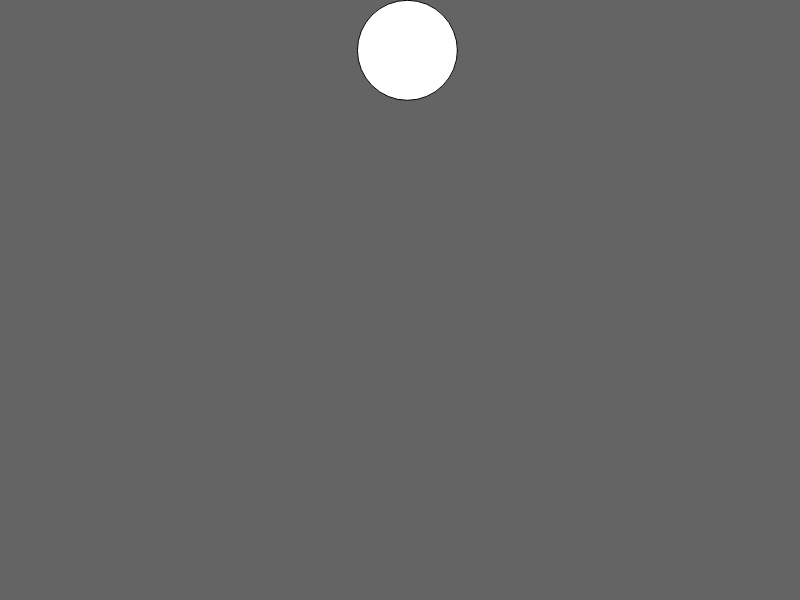
Frame 1 (no input)
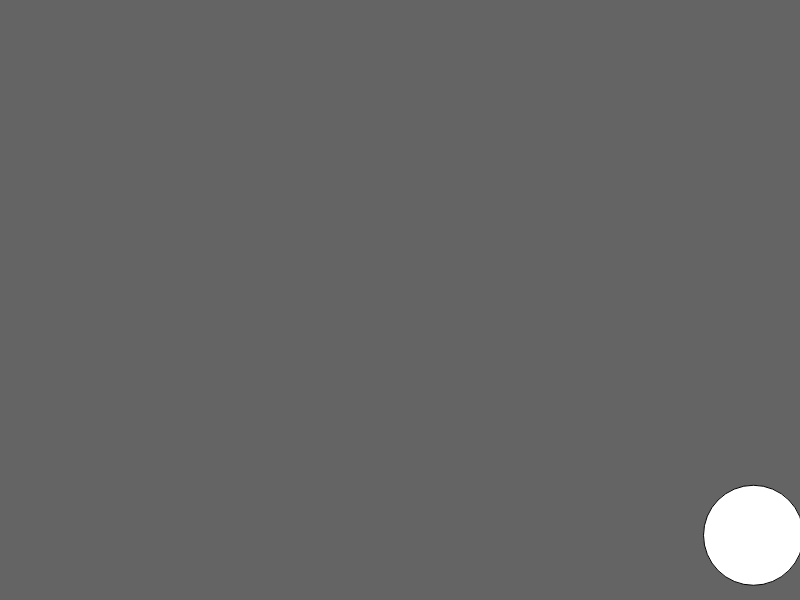
Frame 60 (no input)
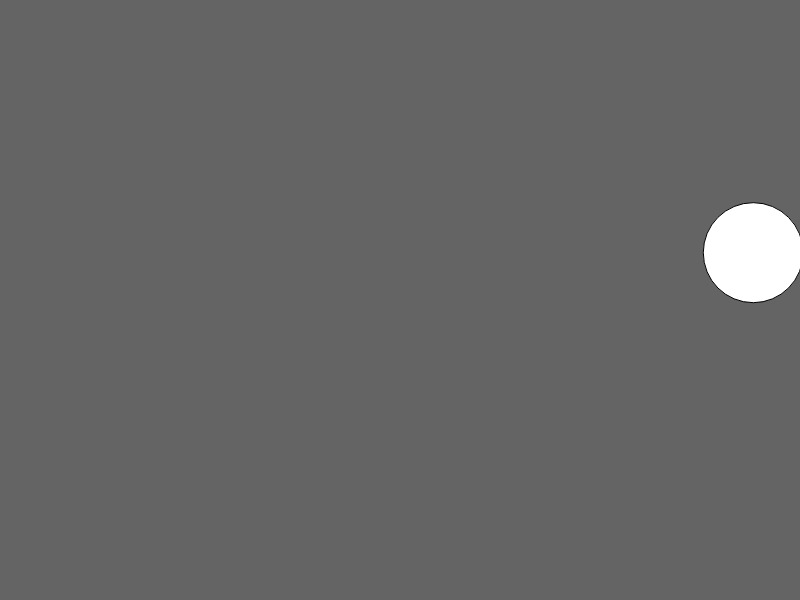
Frame 120 (the mouse pressed at the canvas centre since frame 60)

The p5.js sketch that drew these frames (run headless with seeded random() and noise() and a simulated clock; from frame 60 on, the mouse is pressed at the canvas centre):

// p5.js sketch
// ── sketch.js
var r = 50;

var x = 400;
var y = r;

var a = 0.3;

var speedX, speedY;

function setup() {
  // put setup code here
   createCanvas(800, 600);
   background(100);

   speedX = random(1, 10);
   speedY = 0;
}

function draw() {

   speedY += a;

   if(x > width - r || x < r) {
      speedX = -0.8*speedX;
//      print ("speedX = " + speedX);
   }

   if(y > height - r) {
      speedY = -0.8*speedY;
   }

   x += speedX;
   y += speedY;

     // put drawing code here
   background(100);
   ellipse(x, y, 2*r);
}
